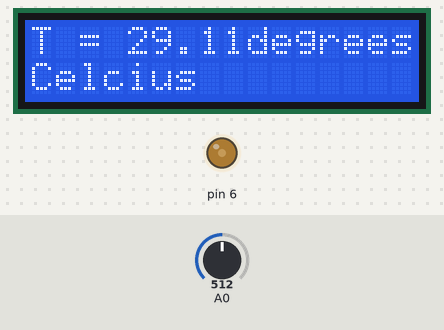
Simulated run of this sketch. Board: Arduino Uno, built with avr-gcc and run on an emulated ATmega328P. Parts: 16×2 character LCD, output pins drawn as LEDs (lit = HIGH). The inputs (shaded band) are chosen by the test bench; at power-on: A0 = 512. What the sketch prints to the serial monitor is not drawn.

Above: at 1.2 s.
1.3 s: A0 set to 716
At 2.5 s:
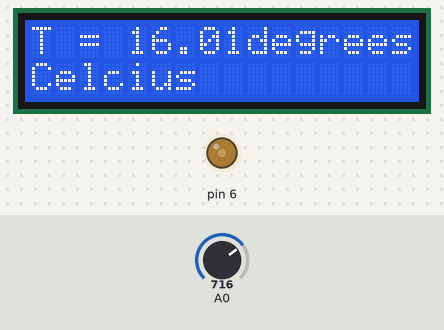
2.8 s: A0 set to 790
At 3.4 s:
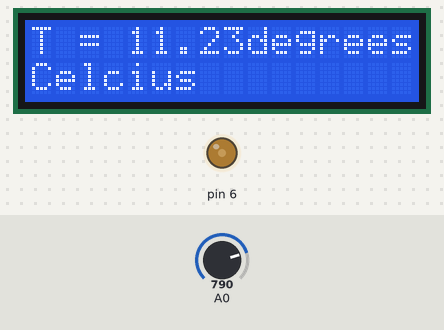
4.3 s: A0 set to 823
At 5.1 s:
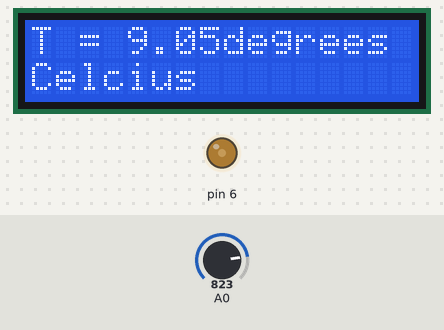
Timing chart, 0 to 7.3 s (numbered marks = the images above; inputs shaded):
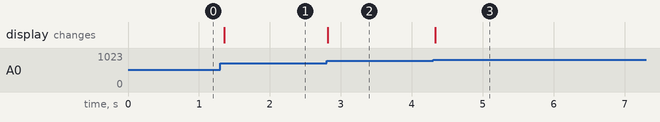

The sketch:

Module_1_Code.ino
```cpp
#include <LiquidCrystal.h>
#include <math.h>

LiquidCrystal lcd(12, 11, 5, 4, 3, 2);
float T, R, V0, v2, v1, med, v9;

void setup() {
  pinMode(A0, INPUT);
  pinMode(6, OUTPUT);
  lcd.begin(16, 2);
  Serial.begin(9600);
  analogWrite(6, 75);
}

void loop() {
  v9 = 5.09; //This is the place to change voltage value
  v1 = v9/(9793.0+984.0)*984.0;
  med = analogRead(A0);
  V0 = med/1023.0*5.0;
  V0 = V0 + V0*0.0105;
  v2 = V0/(1.0+(5530.0+5534.0)/26708.0)+v1; // need check
  v2 = v2 + v2*0.01306;
  R = v2/((5-v2)/9969.0);

  T = 1/(0.00112714+0.0002346*log(R)+(8.67e-08)*log(R)*log(R)*log(R)) - 273.0 ;

  lcd.setCursor(0, 0);
  lcd.clear();
  lcd.print("T = ");
  lcd.print(T);
  lcd.print("degrees ");
  lcd.setCursor(0, 1);
  lcd.print("Celcius ");

  Serial.print("v2 = ");
  Serial.println(v2, 4);
  Serial.print("V0 = ");
  Serial.println(V0, 4);
  Serial.print("T = ");
  Serial.println(T);

  delay(50);
 }
```

Measured:
- after the input at 1.3 s, the display: changes after 0.05 s (image 1)
- after the input at 2.8 s, the display: changes at once (image 2)
- after the input at 4.3 s, the display: changes at once (image 3)
